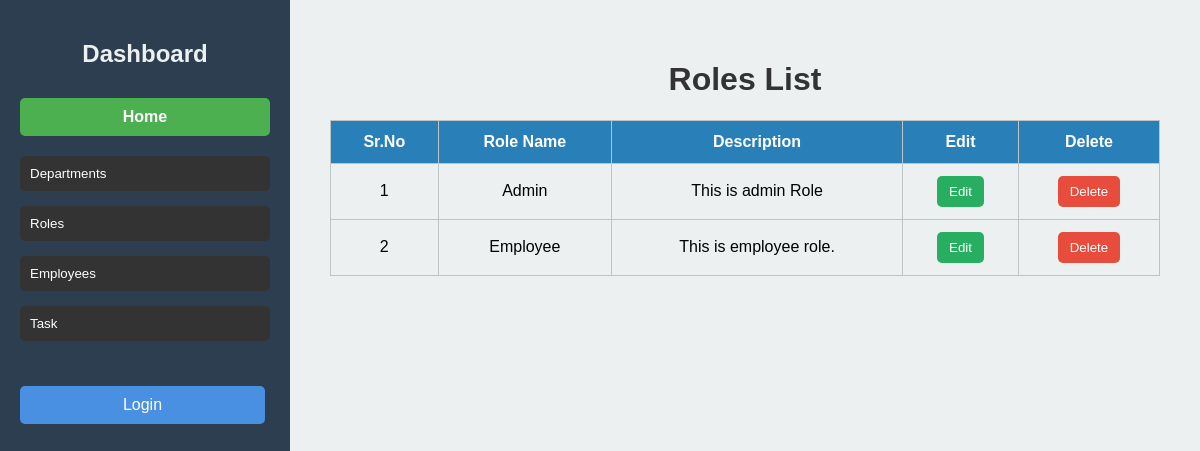
Screenshot of /viewrole with the database file from the repository.
### deptapp/models.py (models this page shows)
class Roles(models.Model):
    role_id = models.AutoField(primary_key=True)
    role_name = models.CharField(max_length=100)
    description = models.CharField(max_length=300)
    created_at = models.DateTimeField(auto_now_add=True)
    updated_at = models.DateTimeField(auto_now=True)
    status = models.BooleanField(default=True)

### deptapp/views.py (the view)
# urls.py: path('viewrole',views.viewRole),
def viewRole(request):
    data = Roles.objects.filter(status=True)
    context = {'roles': data}
    return render(request, 'viewrole.html', context)

### templates/viewrole.html (shortened to what this page needs)
{% extends 'base.html' %}
{% load static %}
{% block content %}
    <h1>Roles List</h1>
    <table>
        <tr>
            <th>Sr.No</th>
            <th>Role Name</th>
            <th>Description</th>
            <th>Edit</th>
            <th>Delete</th>
        </tr>
        {% for role in roles %}
        <tr>
            <td>{{ role.role_id }}</td>
            <td>{{ role.role_name }}</td>
            <td>{{ role.description }}</td>
            <td>
                <button><a href="updaterole/{{ role.role_id }}">Edit</a></button>
            </td>
            <td>
                <button class="delete"><a href="deleterole/{{ role.role_id }}" onclick="return confirm('Are you sure?');">Delete</a></button>
            </td>
        </tr>
        {% endfor %}
    </table>
{% endblock %}

### static/css/style.css (style rules this page uses)
body, html { margin: 0; padding: 0; font-family: Arial, sans-serif; display: flex; height: 100vh; flex-direction: column; }
@media (min-width: 768px) { body { flex-direction: row; } }
h1 { text-align: center; color: #333; font-size: 2em; }
table { width: 100%; border-collapse: collapse; margin-top: 20px; }
table, th, td { border: 1px solid #bdc3c7; }
th, td { padding: 12px; text-align: center; }
th { background-color: #2980b9; color: white; }
button { background-color: #27ae60; border: none; padding: 8px 12px; border-radius: 5px; cursor: pointer; }
button a { text-decoration: none; color: white; }
button.delete { background-color: #e74c3c; }

### rows the page displays
Roles: role_id "1", role_name "Admin", description "This is admin Role"
Roles: role_id "2", role_name "Employee", description "This is employee role."
